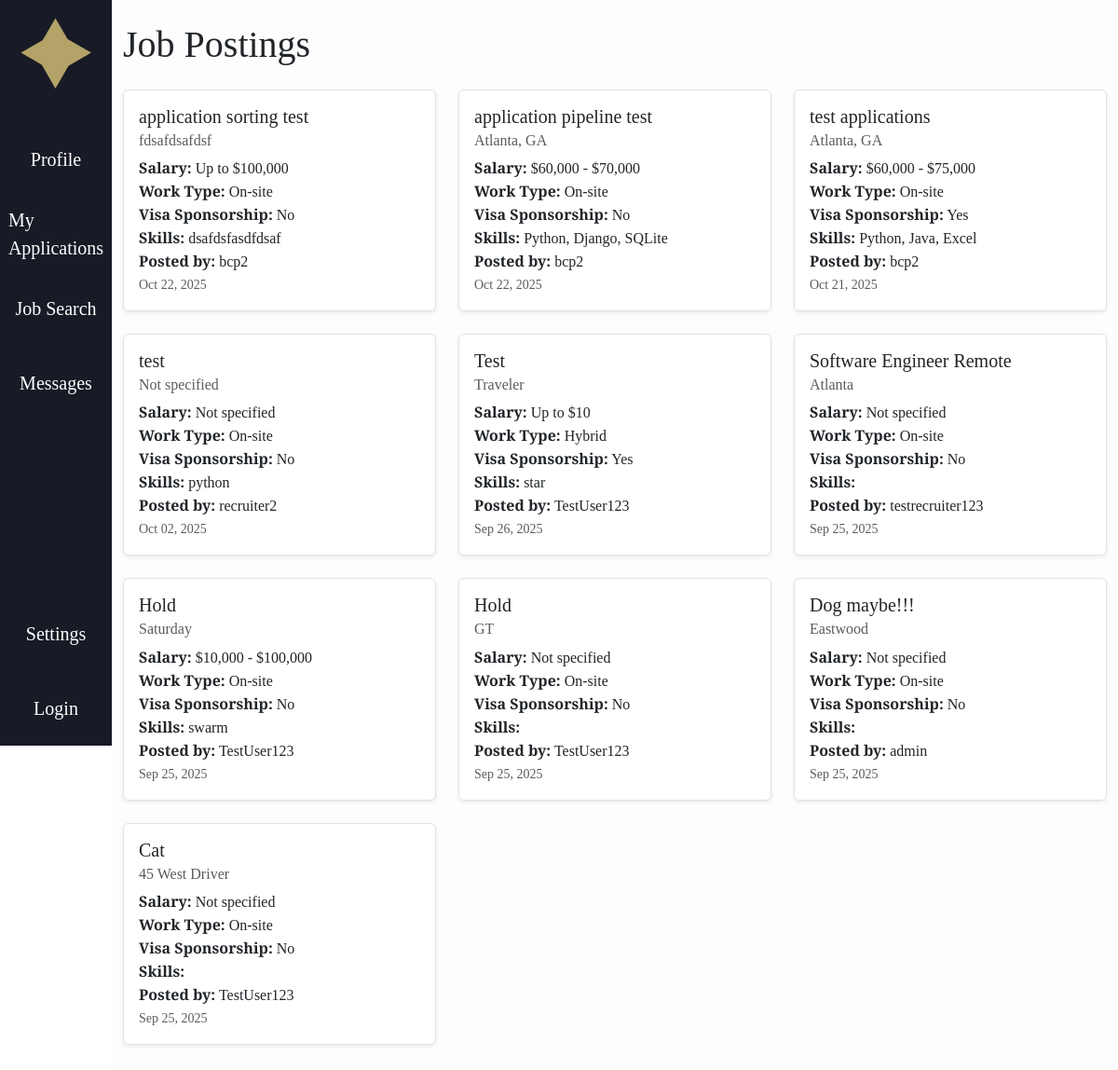
The app's page /jobs/, older data.
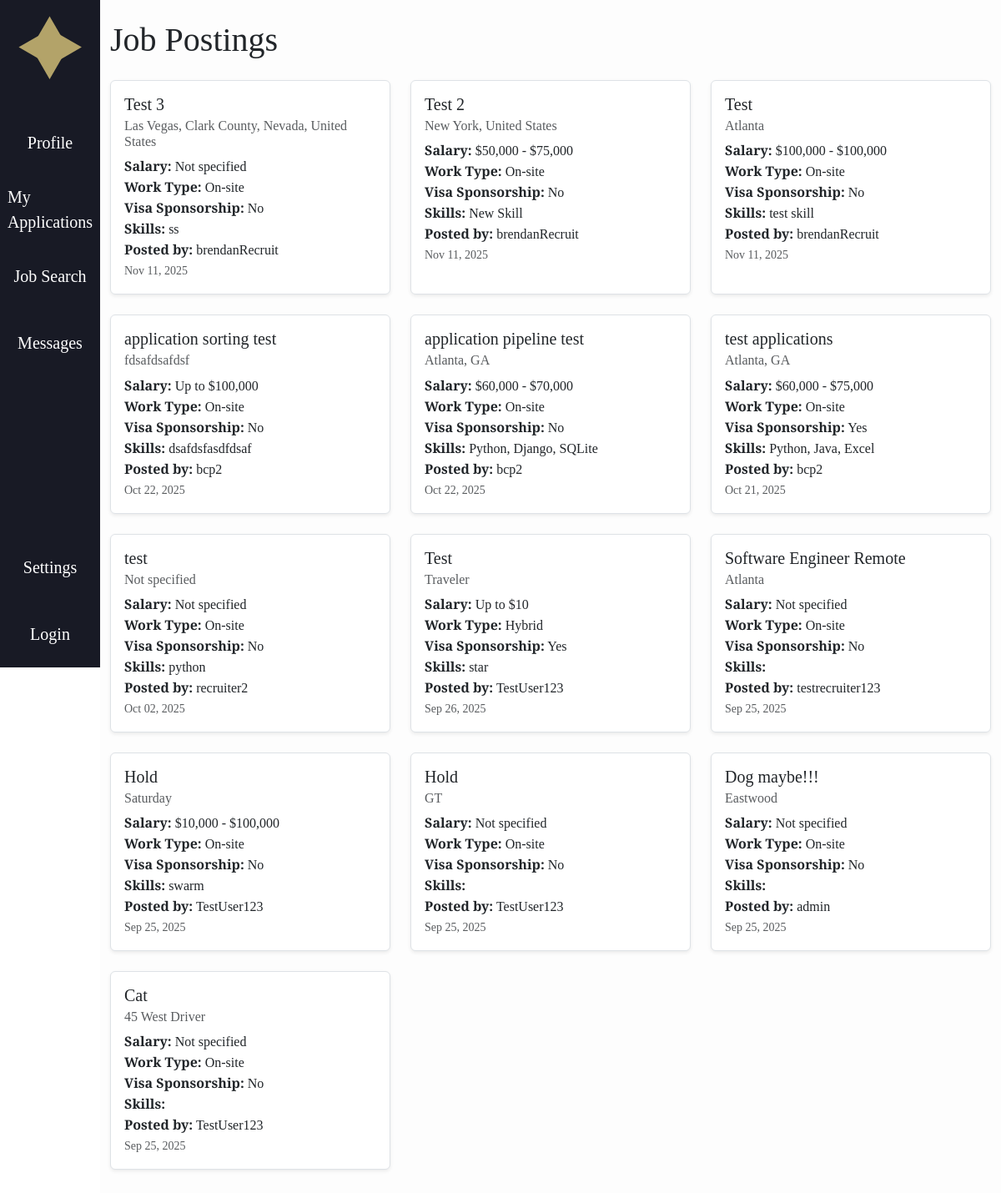
The same page, newer data.
### jobs/models.py (models this page shows, shortened)
class JobPosting(models.Model):
    REMOTE_CHOICES = [
        ("remote", "Remote"),
        ("onsite", "On-site"),
        ("hybrid", "Hybrid"),
    ]
    VISA_CHOICES = [
        ("yes", "Yes"),
        ("no", "No"),
    ]
    title = models.CharField(max_length=200)
    skills = models.TextField(
        help_text="List required skills, separated by commas",
        default=""
    )
    location = models.CharField(max_length=100, default="")
    latitude = models.FloatField(
        null=True,
        blank=True,
        validators=[MinValueValidator(-90), MaxValueValidator(90)]
    )
    longitude = models.FloatField(
        null=True,
        blank=True,
        validators=[MinValueValidator(-180), MaxValueValidator(180)]
    )
    city = models.CharField(max_length=100, blank=True, default='')
    state = models.CharField(max_length=100, blank=True, default='')
    country = models.CharField(max_length=100, blank=True, default='')
    min_salary = models.IntegerField(default=0, help_text="Minimum annual salary (USD)")
    max_salary = models.IntegerField(default=0, help_text="Maximum annual salary (USD)")
    remote_or_onsite = models.CharField(
        max_length=20,
        choices=REMOTE_CHOICES,
        default="onsite"
    )
    visa_sponsorship = models.CharField(
        max_length=3,
        choices=VISA_CHOICES,
        default="no"
    )
    posted_by = models.ForeignKey(User, on_delete=models.CASCADE)
    date_posted = models.DateTimeField(auto_now_add=True)
    @property
    def salary_display(self):
        if self.min_salary and self.max_salary:
            return f"${self.min_salary:,} - ${self.max_salary:,}"
        elif self.min_salary:
            return f"From ${self.min_salary:,}"
        elif self.max_salary:
            return f"Up to ${self.max_salary:,}"
        return "Not specified"

### accounts/models.py (models this page shows, shortened)
class CustomUser(AbstractUser):
    ROLE_CHOICES = (
        ("recruiter", "Recruiter"),
        ("user", "User"),
    )
    role = models.CharField(max_length=20, choices=ROLE_CHOICES, default="user")
    fname = models.CharField(max_length=30, blank=True, default='')
    lname = models.CharField(max_length=30, blank=True, default='')
    headline = models.CharField(max_length=255, blank=True, default='')
    skills = models.TextField(blank=True, default='')
    education = models.TextField(blank=True, default='')
    work_experience = models.TextField(blank=True, default='')
    location = models.CharField(max_length=255, blank=True, default='')
    links = models.TextField(blank=True, default='')
    show_headline = models.BooleanField(default=True)
    show_skills = models.BooleanField(default=True)
    show_education = models.BooleanField(default=True)
    show_work_experience = models.BooleanField(default=True)
    show_location = models.BooleanField(default=True)
    show_links = models.BooleanField(default=True)

### jobs/views.py (the view)
# urls.py: path('', views.job_list, name='job_list'),
def job_list(request):
    jobs = JobPosting.objects.all().order_by('-date_posted')
    form = ApplicationForm()  # blank form for the modal
    return render(request, 'jobs/job_list.html', {'jobs': jobs, 'form': form})

### jobble/context_processors.py (called while the page is built, shortened)
def user_template(request):
    return {"base_template": "base.html"}           # default for anonymous users

### jobs/templates/jobs/job_list.html (shortened to what this page needs)
{% extends base_template %}
{% load static %}
{% block content %}
<div class="container py-4">
  <h1 class="mb-4">Job Postings</h1>
  <div class="row">
    {% for job in jobs %}
      <div class="col-md-6 col-lg-4 mb-4">
        <div class="card shadow-sm h-100">
          <div class="card-body">
            <h5 class="card-title">{{ job.title }}</h5>
            <h6 class="card-subtitle mb-2 text-muted">{{ job.location }}</h6>
            <p class="card-text">
              <strong>Salary:</strong> {{ job.salary_display }} <br>
              <strong>Work Type:</strong> {{ job.get_remote_or_onsite_display }} <br>
              <strong>Visa Sponsorship:</strong> {{ job.get_visa_sponsorship_display }} <br>
              <strong>Skills:</strong> {{ job.skills }} <br>
              <strong>Posted by:</strong> {{ job.posted_by.username }} <br>
              <small class="text-muted">{{ job.date_posted|date:"M d, Y" }}</small>
            </p>
          </div>
        </div>
      </div>
    {% empty %}
      <p>No job postings yet. Be the first to <a href="{% url 'create_job' %}">post one</a>!</p>
    {% endfor %}
  </div>
</div>
{% endblock content %}

Row changes from the older to the newer data that the page shows:
added JobPosting: title "Test 3", location "Las Vegas, Clark County, Nevada, United States", salary_display "Not specified", remote_or_onsite "On-site", visa_sponsorship "No", skills "ss", posted_by.username "brendanRecruit", date_posted "Nov 11, 2025"
added JobPosting: title "Test 2", location "New York, United States", salary_display "$50,000 - $75,000", remote_or_onsite "On-site", visa_sponsorship "No", skills "New Skill", posted_by.username "brendanRecruit", date_posted "Nov 11, 2025"
added JobPosting: title "Test", location "Atlanta", salary_display "$100,000 - $100,000", remote_or_onsite "On-site", visa_sponsorship "No", skills "test skill", posted_by.username "brendanRecruit", date_posted "Nov 11, 2025"
